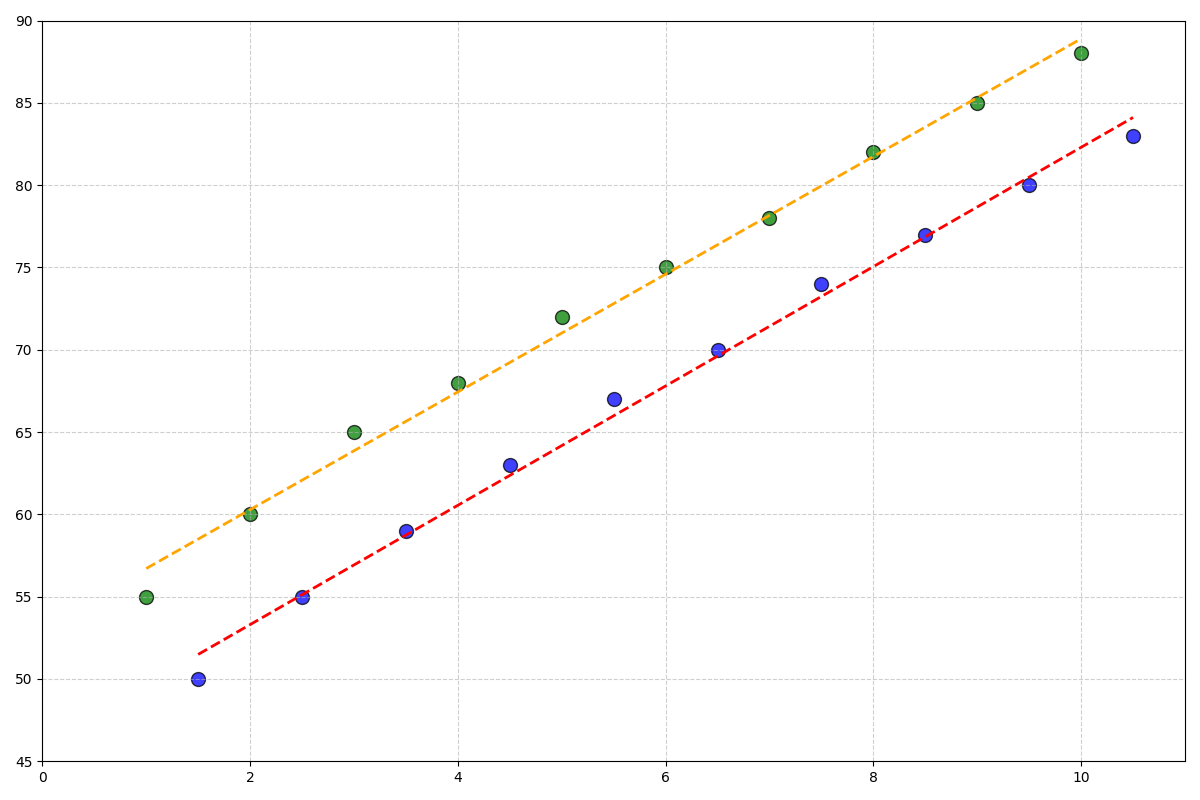

Recreate this plot in Python.
import matplotlib.pyplot as plt
import numpy as np

exercise_hours_A = np.array([1, 2, 3, 4, 5, 6, 7, 8, 9, 10])
happiness_scores_A = np.array([55, 60, 65, 68, 72, 75, 78, 82, 85, 88])

exercise_hours_B = np.array([1.5, 2.5, 3.5, 4.5, 5.5, 6.5, 7.5, 8.5, 9.5, 10.5])
happiness_scores_B = np.array([50, 55, 59, 63, 67, 70, 74, 77, 80, 83])

plt.figure(figsize=(12, 8))

plt.scatter(exercise_hours_A, happiness_scores_A, color='green', s=100, alpha=0.75, edgecolor='black')
plt.scatter(exercise_hours_B, happiness_scores_B, color='blue', s=100, alpha=0.75, edgecolor='black')

coefficients_A = np.polyfit(exercise_hours_A, happiness_scores_A, 1)
poly_A = np.poly1d(coefficients_A)
x_fit_A = np.linspace(min(exercise_hours_A), max(exercise_hours_A), 100)
y_fit_A = poly_A(x_fit_A)
plt.plot(x_fit_A, y_fit_A, color='orange', linestyle='--', linewidth=2)

coefficients_B = np.polyfit(exercise_hours_B, happiness_scores_B, 1)
poly_B = np.poly1d(coefficients_B)
x_fit_B = np.linspace(min(exercise_hours_B), max(exercise_hours_B), 100)
y_fit_B = poly_B(x_fit_B)
plt.plot(x_fit_B, y_fit_B, color='red', linestyle='--', linewidth=2)

plt.xlim(0, 11)
plt.ylim(45, 90)
plt.grid(True, linestyle='--', alpha=0.6)
plt.tight_layout()

plt.show()
